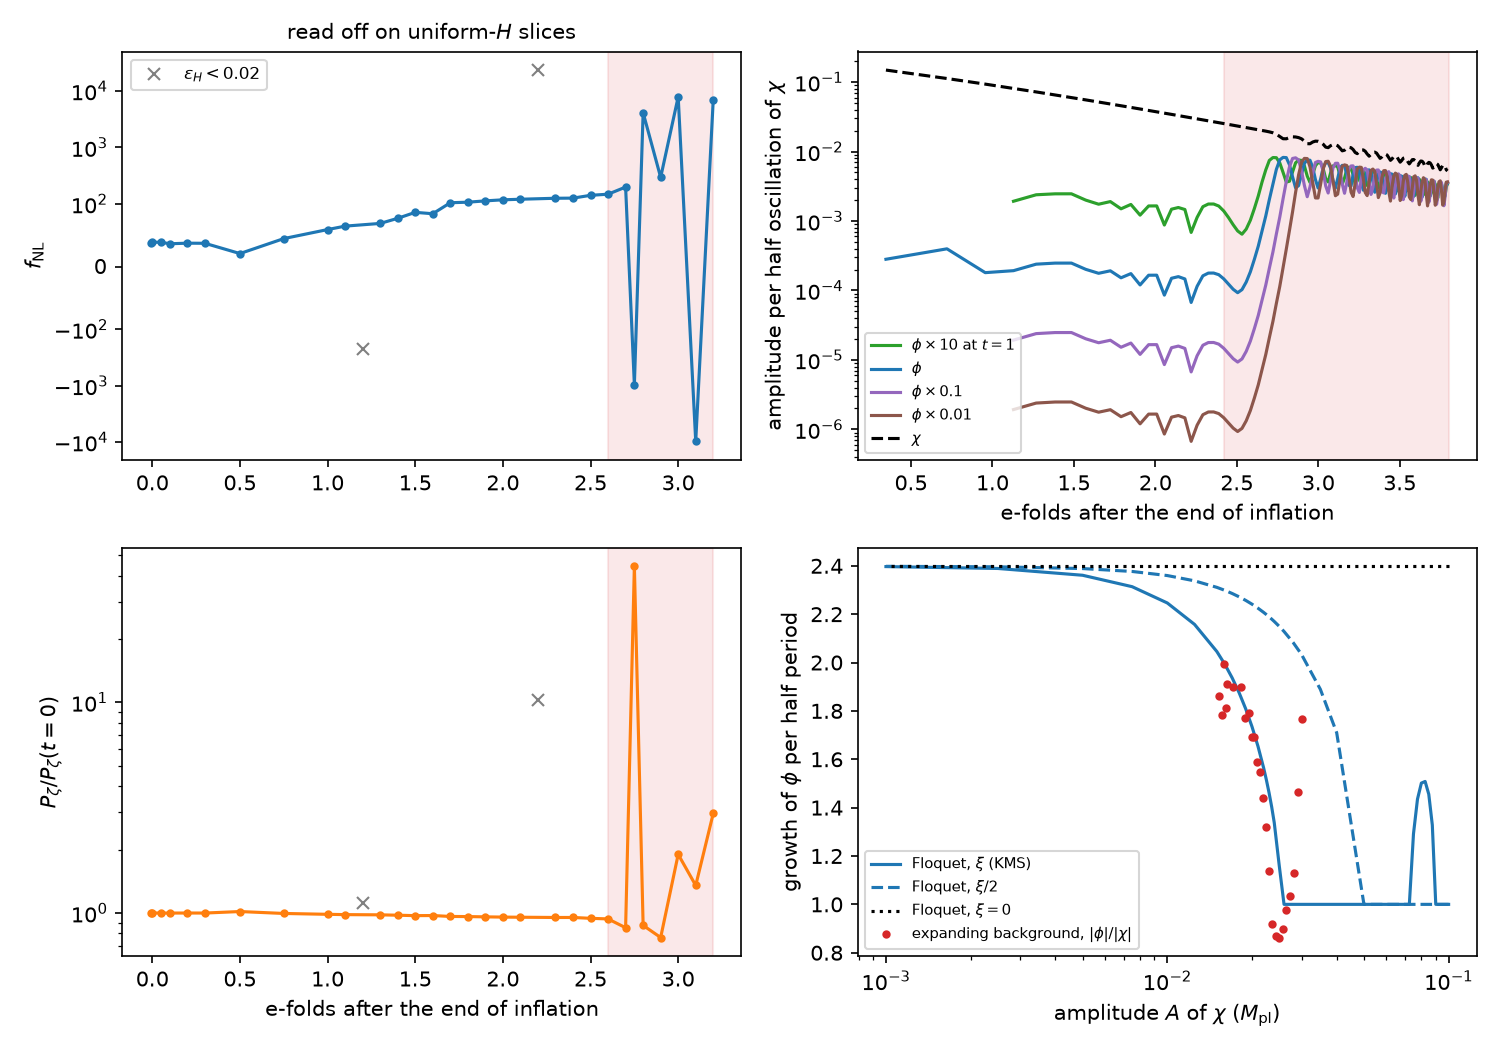

This figure's Python source:
# /// script
# requires-python = ">=3.11"
# dependencies = [
#   "matplotlib>=3.10,<4",
#   "numpy>=2,<3",
# ]
# ///
"""f_NL of KMS trajectory 2 after inflation, and the resonance of phi.

Run from the repository root:

    uv run notes/overview/kms_after_inflation.py

It reads three CSV files next to this script and writes
``kms_after_inflation.{pdf,png}``. With ``KMS_BACKGROUND_TOLERANCE=1e-13``:

- ``kms_after_inflation.csv``: the split read off ``t`` e-folds after the
  end, ``kms_transport_probe -- after 1 4 <t,...>`` (3 for ``t <= 2.5``;
  the two agree to all printed digits).
- ``kms_after_inflation_orbit.csv``: the background,
  ``orbit 1 4 -0.2 3.8 0.0005``, and the restarts at ``t = 1`` with ``phi``
  scaled by 0.01, 0.1 and 10, ``orbit 1 4 1.0 3.8 0.0005 1.0 <scale>``.
- ``kms_floquet.csv``: ``floquet 1 <xi_scale> <A,...>`` for ``xi_scale``
  1, 0.5 and 0 (A from 0.001 to 0.1, every 0.0025 between 0.05 and 0.1).
"""

from pathlib import Path

import matplotlib

matplotlib.use("Agg")

import matplotlib.pyplot as plt
import numpy as np

HERE = Path(__file__).parent
EDGE = 0.026  # chi amplitude below which phi grows (kms_floquet.csv)


def load(name):
    return np.genfromtxt(HERE / name, delimiter=",", names=True)


def half_oscillations(t, chi, phi):
    """(start, max|chi|, max|phi|) between consecutive zeros of chi."""
    zeros = np.nonzero(np.sign(chi[1:]) != np.sign(chi[:-1]))[0] + 1
    out = []
    for a, b in zip(zeros[:-1], zeros[1:]):
        out.append((t[a], np.abs(chi[a:b]).max(), np.abs(phi[a:b]).max()))
    return np.array(out)


def main():
    after = load("kms_after_inflation.csv")
    orbit = load("kms_after_inflation_orbit.csv")
    floquet = load("kms_floquet.csv")

    fig, axes = plt.subplots(2, 2, figsize=(10, 7))

    # Left: f_NL and P_zeta read off after the end.
    ax = axes[0, 0]
    spike = after["epsilon_h"] < 0.02
    ax.plot(after["t"][~spike], after["f_nl"][~spike], "o-", color="C0", ms=3)
    ax.plot(after["t"][spike], after["f_nl"][spike], "x", color="0.5",
            label=r"$\epsilon_H<0.02$")
    ax.set_yscale("symlog", linthresh=100)
    ax.set_ylabel(r"$f_{\rm NL}$")
    ax.axvspan(2.6, after["t"].max(), color="C3", alpha=0.1)
    ax.legend(loc="upper left", fontsize=8)
    ax.set_title("read off on uniform-$H$ slices", fontsize=10)

    ax = axes[1, 0]
    p_end = after["p_zeta"][np.argmin(np.abs(after["t"]))]
    ax.plot(after["t"][~spike], after["p_zeta"][~spike] / p_end, "o-",
            color="C1", ms=3)
    ax.plot(after["t"][spike], after["p_zeta"][spike] / p_end, "x",
            color="0.5")
    ax.set_yscale("log")
    ax.set_ylabel(r"$P_\zeta / P_\zeta(t=0)$")
    ax.set_xlabel("e-folds after the end of inflation")
    ax.axvspan(2.6, after["t"].max(), color="C3", alpha=0.1)

    # Top right: the envelope of phi for four seeds, and of chi.
    ax = axes[0, 1]
    t = orbit["t"]
    for column, label, color in [
        ("phi_10", r"$\phi\times10$ at $t=1$", "C2"),
        ("phi", r"$\phi$", "C0"),
        ("phi_01", r"$\phi\times0.1$", "C4"),
        ("phi_001", r"$\phi\times0.01$", "C5"),
    ]:
        values = orbit[column]
        keep = np.isfinite(values)
        envelope = half_oscillations(t[keep], orbit["chi"][keep], values[keep])
        ax.plot(envelope[:, 0], envelope[:, 2], color=color, label=label)
    envelope = half_oscillations(t, orbit["chi"], orbit["phi"])
    ax.plot(envelope[:, 0], envelope[:, 1], "k--", label=r"$\chi$")
    inside = envelope[envelope[:, 1] < EDGE, 0].min()
    ax.axvspan(inside, t.max(), color="C3", alpha=0.1)
    ax.set_yscale("log")
    ax.set_ylabel("amplitude per half oscillation of $\\chi$")
    ax.set_xlabel("e-folds after the end of inflation")
    ax.legend(fontsize=7, loc="lower left")

    # Bottom right: growth per half period, Floquet against the background.
    ax = axes[1, 1]
    a = floquet["amplitude"]
    ax.plot(a, floquet["growth_xi10"], "-", color="C0", label=r"Floquet, $\xi$ (KMS)")
    ax.plot(a, floquet["growth_xi5"], "--", color="C0", label=r"Floquet, $\xi/2$")
    ax.plot(a, floquet["growth_xi0"], ":", color="k", label=r"Floquet, $\xi=0$")
    seed = orbit["phi_001"]
    keep = np.isfinite(seed)
    halves = half_oscillations(t[keep], orbit["chi"][keep], seed[keep])
    ratio = halves[:, 2] / halves[:, 1]
    growth = ratio[1:] / ratio[:-1]
    amplitude = 0.5 * (halves[1:, 1] + halves[:-1, 1])
    linear = (halves[:-1, 0] > 2.2) & (halves[:-1, 0] < 2.86)
    ax.plot(amplitude[linear], growth[linear], "o", color="C3", ms=3,
            label=r"expanding background, $|\phi|/|\chi|$")
    ax.set_xscale("log")
    ax.set_xlabel(r"amplitude $A$ of $\chi$ ($M_{\rm pl}$)")
    ax.set_ylabel("growth of $\\phi$ per half period")
    ax.legend(fontsize=7, loc="lower left")

    fig.tight_layout()
    for suffix in ("pdf", "png"):
        fig.savefig(HERE / f"kms_after_inflation.{suffix}", dpi=150)


if __name__ == "__main__":
    main()
